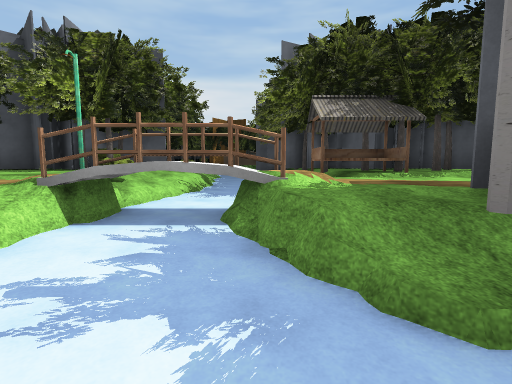
View 1 (above)

12 first-person views from a walk through a Unity game level. The camera is 1.4 m above the floor, tilts 6° down and sees 85° across. The floor is counted in squares, 2.18 m on a side. Each view is taken from the middle of a square. On the plan, view 1 faces up. The plan holds only what a view shows up to about 9 squares ahead; the rest is blank. The place goes on beyond the plan. The player character is not drawn. Some surface patterns are stand-ins.

View 2
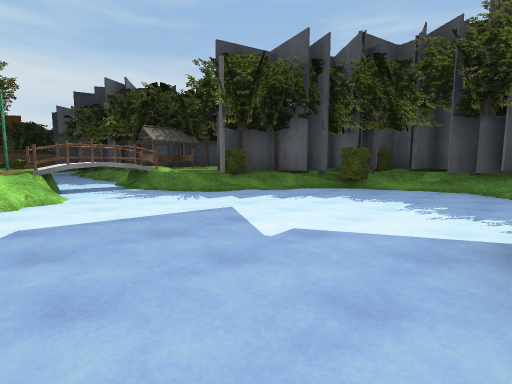

View 3
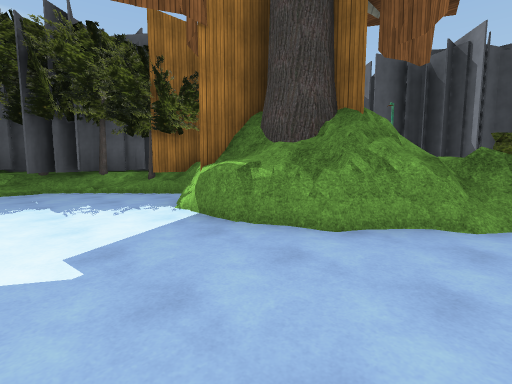

View 4
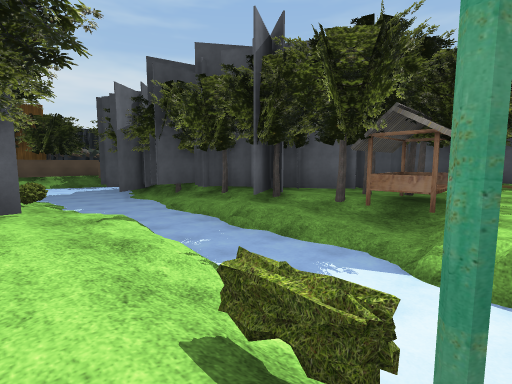

View 5
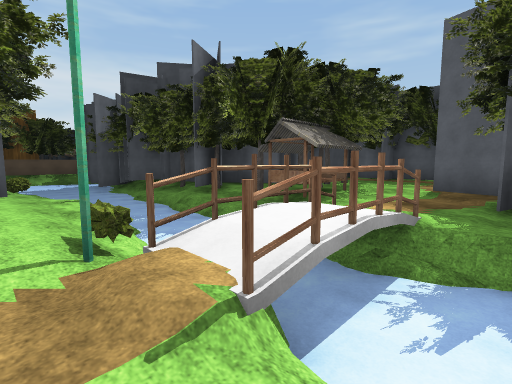

View 6
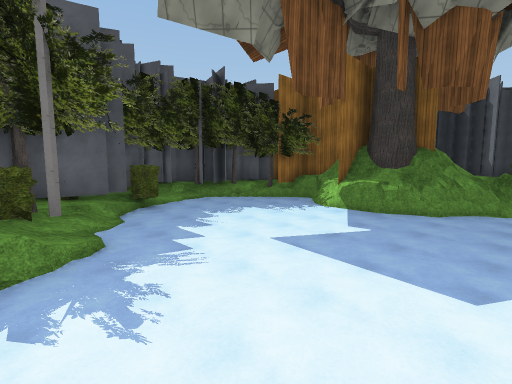

View 7
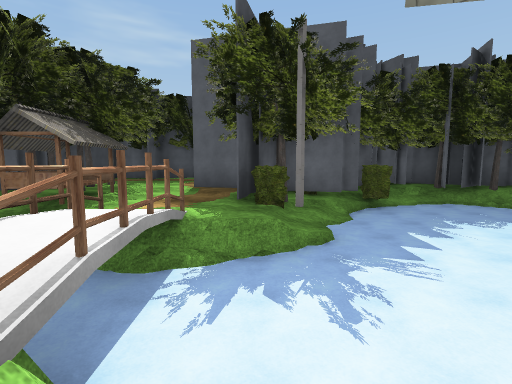

View 8
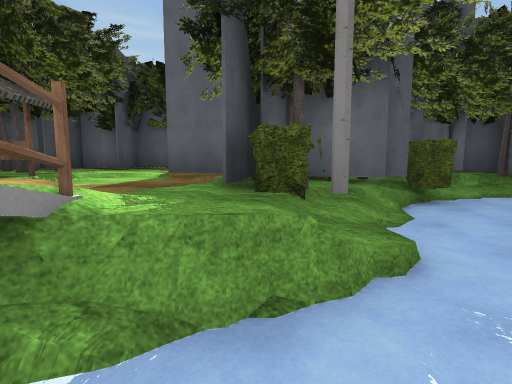

View 9
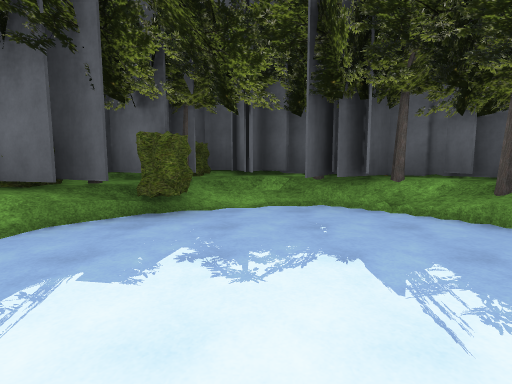

View 10
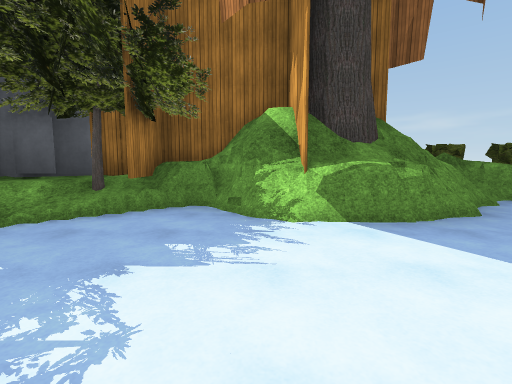

View 11
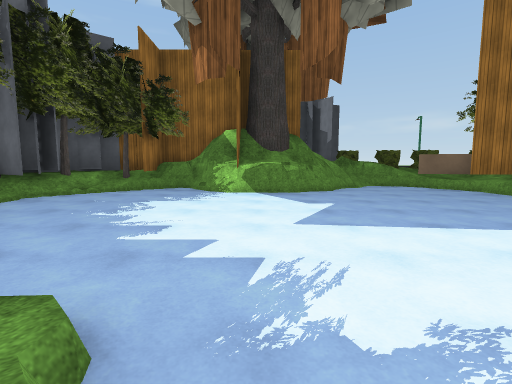

View 12
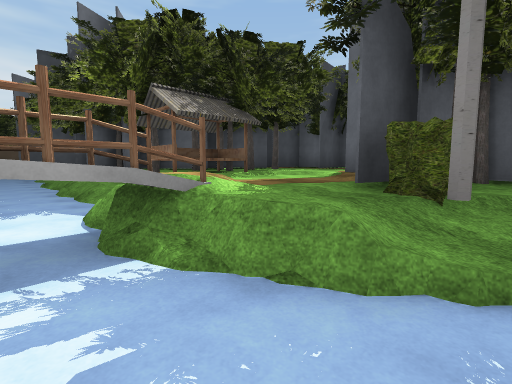

### Floor plan
Key: @ floor where view 1 was taken; # wall or solid block; . main floor; : floor 0.75 m higher than the main floor; + floor 1 m higher than the main floor; / step, stairs or slope; = window, fence, low wall or low ledge; ^ raised ledge; O other object.
Columns run from 3 left of view 1 to 8 right of it. Each row starts with its distance up from view 1.
 14  /..
 13  /..#
 12  /..##
 11  /../#
 10 #/./##
  9 +/..##
  8 #:./###
  7 #:./:###   #
  6 +/../O######
  5 //.//OO  ++#
  4 +OOO/++++++#
  3 +OOO/++#
  2 //.//###
  1 /.../####
  0 ...@..###
 -1 ......####
 -2 ........##
 -3 .......###
 -4 ..#^...##
 -5 .=^###=##
 -6 =#######
 -7 =/=
 -8
 -9
-10
-11  #
-12  ###

Positions as (right, up) in squares from view 1, and headings:
1: (0, 0), facing up
2: (-3, -4), facing up-right
3: (-3, -2), facing down-right
4: (-3, 4), facing up-right
5: (-3, 2), facing up-right
6: (-3, 2), facing down-right
7: (-3, 2), facing right
8: (-1, 2), facing right
9: (0, -2), facing right
10: (1, -1), facing down
11: (0, 2), facing down
12: (-1, 1), facing up-right
